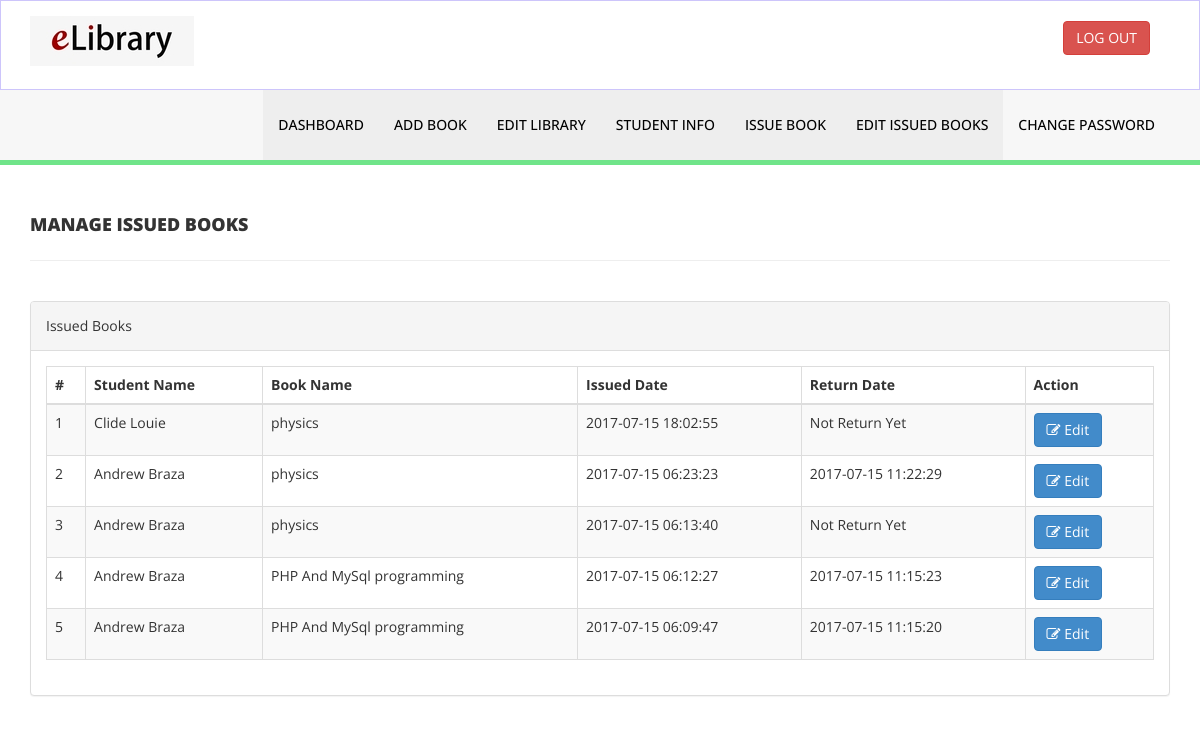
Page /admin/manage-issued-books.php (signed in) on the earlier database version.
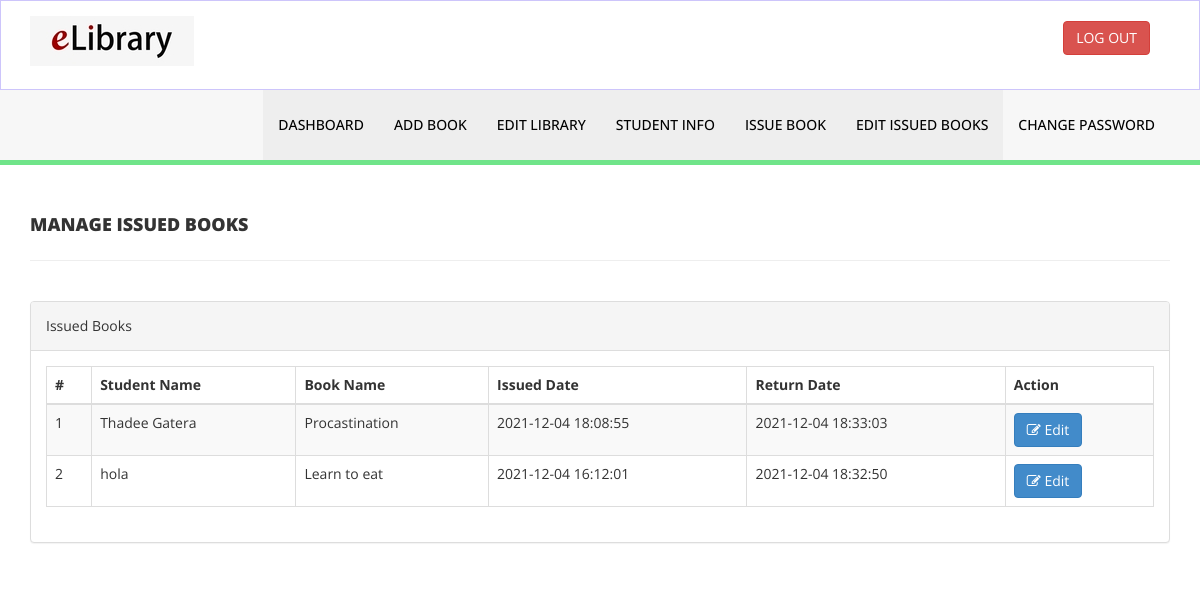
Same page on the later database version.
### tables this page shows
CREATE TABLE `tblissuedbookdetails` (
  `id` int(11) NOT NULL,
  `BookId` int(11) DEFAULT NULL,
  `StudentID` varchar(150) DEFAULT NULL,
  `IssuesDate` timestamp NULL DEFAULT current_timestamp(),
  `ReturnDate` timestamp NULL DEFAULT NULL ON UPDATE current_timestamp(),
  `RetrunStatus` int(1) DEFAULT NULL,
  `fine` int(11) DEFAULT NULL
);

CREATE TABLE `tblstudents` (
  `id` int(11) NOT NULL,
  `StudentId` varchar(100) DEFAULT NULL,
  `FullName` varchar(120) DEFAULT NULL,
  `EmailId` varchar(120) DEFAULT NULL,
  `MobileNumber` char(11) DEFAULT NULL,
  `Password` varchar(120) DEFAULT NULL,
  `Status` int(1) DEFAULT NULL,
  `RegDate` timestamp NULL DEFAULT current_timestamp(),
  `UpdationDate` timestamp NULL DEFAULT NULL ON UPDATE current_timestamp()
);

CREATE TABLE `tblbooks` (
  `id` int(11) NOT NULL,
  `BookName` varchar(255) DEFAULT NULL,
  `Author` varchar(10) NOT NULL,
  `RegDate` timestamp NULL DEFAULT current_timestamp(),
  `UpdationDate` timestamp NULL DEFAULT NULL ON UPDATE current_timestamp()
);

### admin/manage-issued-books.php (the view, shortened to what this page needs)
<?php
include('includes/config.php');
if(strlen($_SESSION['alogin'])==0)
    {
header('location:index.php');
}
else{
    ?>
<!DOCTYPE html>
<html xmlns="http://www.w3.org/1999/xhtml">
<head>
    <link href="assets/css/bootstrap.css" rel="stylesheet" />
    <link href="assets/css/font-awesome.css" rel="stylesheet" />
    <link href="assets/js/dataTables/dataTables.bootstrap.css" rel="stylesheet" />
    <link href="assets/css/style.css" rel="stylesheet" />
</head>
<body>
<?php include('includes/header.php');?>
    <div class="content-wrapper">
         <div class="container">
        <div class="row pad-botm">
            <div class="col-md-12">
                <h4 class="header-line">Manage Issued Books</h4>
    </div>
     <div class="row">
</div>
        </div>
            <div class="row">
                <div class="col-md-12">
                    <div class="panel panel-default">
                        <div class="panel-heading">
                          Issued Books
                        </div>
                        <div class="panel-body">
                            <div class="table-responsive">
                                <table class="table table-striped table-bordered table-hover" id="dataTables-example">
                                    <thead>
                                        <tr>
                                            <th>#</th>
                                            <th>Student Name</th>
                                            <th>Book Name</th>
                                            <th>Issued Date</th>
                                            <th>Return Date</th>
                                            <th>Action</th>
                                        </tr>
                                    </thead>
                                    <tbody>
<?php $sql = "SELECT tblstudents.FullName,tblbooks.BookName,tblissuedbookdetails.IssuesDate,tblissuedbookdetails.ReturnDate,tblissuedbookdetails.id as rid from  tblissuedbookdetails join tblstudents on tblstudents.StudentId=tblissuedbookdetails.StudentId join tblbooks on tblbooks.id=tblissuedbookdetails.BookId order by tblissuedbookdetails.id desc";
$query = $dbh -> prepare($sql);
$query->execute();
$results=$query->fetchAll(PDO::FETCH_OBJ);
$cnt=1;
if($query->rowCount() > 0)
{
foreach($results as $result)
{               ?>
                                        <tr class="odd gradeX">
                                            <td class="center"><?php echo htmlentities($cnt);?></td>
                                            <td class="center"><?php echo htmlentities($result->FullName);?></td>
                                            <td class="center"><?php echo htmlentities($result->BookName);?></td>
                                            <td class="center"><?php echo htmlentities($result->IssuesDate);?></td>
                                            <td class="center"><?php if($result->ReturnDate=="")
                                            {
                                                echo htmlentities("Not Return Yet");
                                            } else {
                                            echo htmlentities($result->ReturnDate);
}
                                            ?></td>
                                            <td class="center">
                                            <a href="update-issue-bookdeails.php?rid=<?php echo htmlentities($result->rid);?>"><button class="btn btn-primary"><i class="fa fa-edit "></i> Edit</button>
                                            </td>
                                        </tr>
 <?php $cnt=$cnt+1;}} ?>
                                    </tbody>
                                </table>
                            </div>
                        </div>
                    </div>
                </div>
            </div>
    </div>
    </div>
</body>
</html>
<?php } ?>

### admin/includes/header.php (shortened to what this page needs)
<div class="navbar navbar-inverse set-radius-zero" >
        <div class="container">
            <div class="navbar-header">
                <a class="navbar-brand">
                    <img src="assets/img/e-logo.png" />
                </a>
            </div>
            <div class="right-div">
                <a href="logout.php" class="btn btn-danger pull-right">LOG OUT</a>
            </div>
        </div>
    </div>
    <section class="menu-section">
        <div class="container">
            <div class="row ">
                <div class="col-md-12">
                    <div class="navbar-collapse collapse ">
                        <ul id="menu-top" class="nav navbar-nav navbar-right">
                            <li><a href="dashboard.php" class="menu-top-active">DASHBOARD</a></li>
                            <li><a href="add-book.php" class="menu-top-active">Add Book</a></li>
                            <li><a href="manage-books.php" class="menu-top-active">Edit Library</a></li>
                            <li><a href="reg-students.php" class="menu-top-active"> Student Info</a></li>
                            <li><a href="issue-book.php" class="menu-top-active">Issue Book</a></li>
                            <li><a href="manage-issued-books.php" class="menu-top-active">Edit issued books</a></li>
  <li><a href="change-password.php">Change Password</a></li>
                        </ul>
                    </div>
                </div>
            </div>
        </div>
    </section>

### admin/assets/css/style.css (style rules this page uses)
.set-radius-zero { border-radius:0px; -moz-border-radius:0px; -webkit-border-radius:0px; }
.content-wrapper { margin-top: 40px; min-height:800px; padding-bottom:90px; }
.header-line { font-weight:900; padding-bottom:25px; border-bottom:1px solid #eeeeee; text-transform:uppercase; }
.pad-botm { padding-bottom:30px; }
.right-div { float: right; padding: 20px; }
#menu-top a { color:#000; text-decoration:none; font-weight:500; padding: 25px 15px 25px 15px; text-transform:uppercase; }
.menu-section { background-color: #f7f7f7; border-bottom:5px solid #70e489; width:100% }
.menu-top-active { background-color:#eeeeee; }
.navbar-inverse { background-color: #FFF; border-color: rgba(42, 8, 235, 0.23); }
.navbar { min-height: 90px; margin-bottom: 0px; }

Differences in the rows shown:
removed tblissuedbookdetails: tblstudents.FullName "Clide Louie", tblbooks.BookName "physics", IssuesDate "2017-07-15 18:02:55"
removed tblissuedbookdetails: tblstudents.FullName "Andrew Braza", tblbooks.BookName "physics", IssuesDate "2017-07-15 06:23:23", ReturnDate "2017-07-15 11:22:29"
removed tblissuedbookdetails: tblstudents.FullName "Andrew Braza", tblbooks.BookName "physics", IssuesDate "2017-07-15 06:13:40"
changed tblissuedbookdetails: tblstudents.FullName "Andrew Braza" → "Thadee Gatera"; BookId.BookName "PHP And MySql programming" → "Procastination"; IssuesDate "2017-07-15 06:12:27" → "2021-12-04 18:08:55"; ReturnDate "2017-07-15 11:15:23" → "2021-12-04 18:33:03"
changed tblissuedbookdetails: tblstudents.FullName "Andrew Braza" → "hola"; BookId.BookName "PHP And MySql programming" → "Learn to eat"; IssuesDate "2017-07-15 06:09:47" → "2021-12-04 16:12:01"; ReturnDate "2017-07-15 11:15:20" → "2021-12-04 18:32:50"
